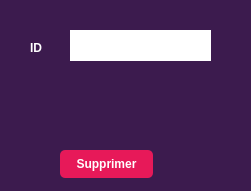
   <widget class="QGroupBox" name="groupBox_3">
    <property name="geometry">
     <rect>
      <x>580</x>
      <y>0</y>
      <width>251</width>
      <height>191</height>
     </rect>
    </property>
    <property name="font">
     <font>
      <pointsize>9</pointsize>
      <weight>75</weight>
      <bold>true</bold>
     </font>
    </property>
    <property name="styleSheet">
     <string notr="true">background-color: rgb(60, 27, 78);
border-radius: 20px;</string>
    </property>
    <property name="title">
     <string/>
    </property>
    <widget class="QLineEdit" name="le_id_Supprimer">
     <property name="geometry">
      <rect>
       <x>70</x>
       <y>30</y>
       <width>141</width>
       <height>31</height>
      </rect>
     </property>
     <property name="styleSheet">
      <string notr="true">background-color: rgb(255, 255, 255);</string>
     </property>
    </widget>
    <widget class="QLabel" name="label_6">
     <property name="geometry">
      <rect>
       <x>30</x>
       <y>40</y>
       <width>31</width>
       <height>16</height>
      </rect>
     </property>
     <property name="font">
      <font>
       <pointsize>9</pointsize>
       <weight>75</weight>
       <bold>true</bold>
      </font>
     </property>
     <property name="styleSheet">
      <string notr="true">color: rgb(255, 255, 255);</string>
     </property>
     <property name="text">
      <string>ID</string>
     </property>
    </widget>
    <widget class="QPushButton" name="pb_Supprimer">
     <property name="geometry">
      <rect>
       <x>60</x>
       <y>150</y>
       <width>93</width>
       <height>28</height>
      </rect>
     </property>
     <property name="font">
      <font>
       <weight>75</weight>
       <bold>true</bold>
      </font>
     </property>
     <property name="styleSheet">
      <string notr="true">QPushButton
{
border-radius: 5px;
	color: rgb(255, 255, 255);
background-color: rgb(231, 25, 89);
}</string>
     </property>
     <property name="text">
      <string>Supprimer</string>
     </property>
    </widget>
   </widget>
